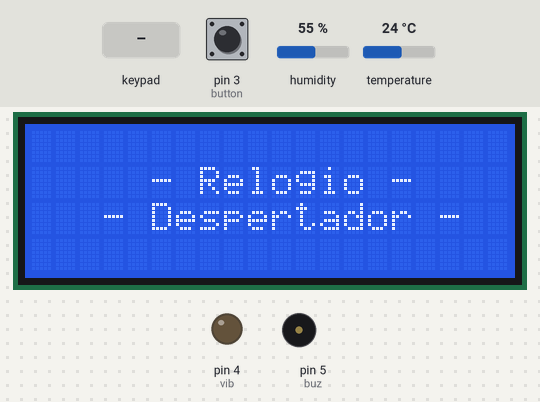
Recording of a sketch running on a simulated Arduino Uno, built with avr-gcc and run on an emulated ATmega328P. Parts: 20×4 character LCD, output pins drawn as LEDs (lit = HIGH), buzzer (waves = sounding, pin HIGH). Inputs (shaded band) come from the test bench; at power-on: pin 3 (button) LOW, humidity 55 %, temperature 24 °C. The local clock reads 2024-03-15 10:24:30 at power-on unless the sketch sets it.

Above: at 2.2 s.
At 15.0 s:
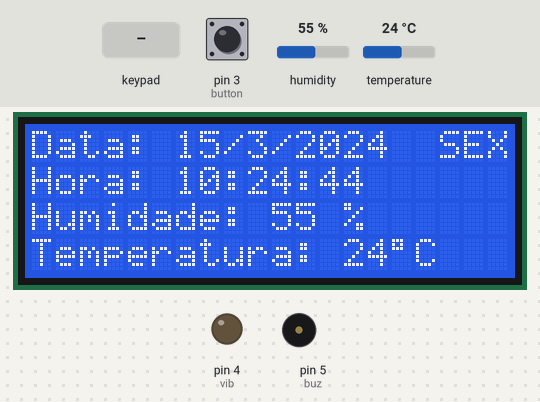
17.2 s: pin 3 (button) pulled HIGH for 0.15 s
At 18.5 s:
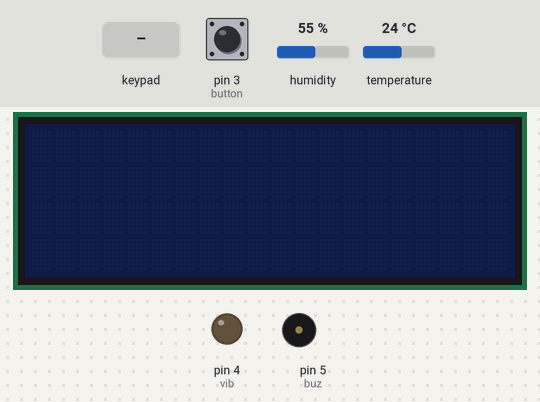
18.8 s: key '1' pressed
At 20.3 s:
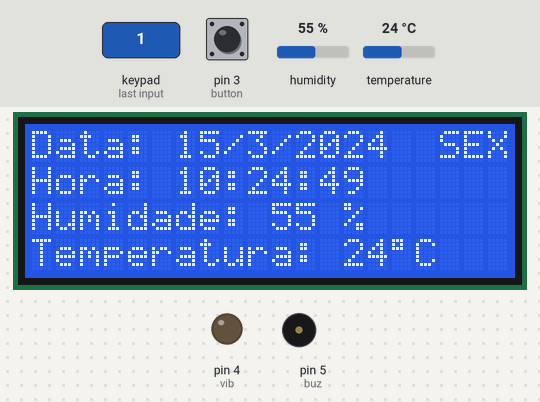
Timing chart, 0 to 21.8 s (numbered marks = the images above; inputs shaded):
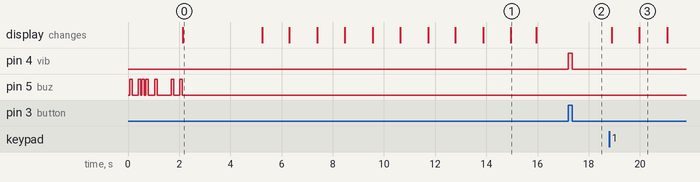

The sketch:

lcd.ino
```cpp
// Bibliotecas------------------------------------------------------------------
#include <Wire.h>              // Permite comunicação com I2C
#include <LiquidCrystal_I2C.h> // Controla o LCD
#include <RTClib.h>            // Controla o sensor de Tempo Real
#include <DHT.h>               // Controla sensor de temperatura e humidade
#include <Keypad.h>            // Controla o teclado
//------------------------------------------------------------------------------

// Pinos------------------------------------------------------------------------
#define DHTPIN 2
#define DHTTYPE DHT11
#define button 3
#define vib 4
#define buz 5
//------------------------------------------------------------------------------

// Setup de variáveis para o objeto teclado-------------------------------------
char mapaTeclas[4][3] = {{'1', '2', '3'}, {'4', '5', '6'}, {'7', '8', '9'}, {'*', '0', '#'}};
byte pino_linha[4] = {6, 7, 8, 9};
byte pino_coluna[3] = {10, 11, 12};
Keypad teclado = Keypad(makeKeymap(mapaTeclas), pino_linha, pino_coluna, 4, 3);
//------------------------------------------------------------------------------

// Setup de variáveis para data e botão-----------------------------------------
char daysOfTheWeek[7][12] = {"DOM", "SEG", "TER", "QUA", "QUI", "SEX", "SAB"};
int buttonState = 0;
//------------------------------------------------------------------------------

// Setup de variáveis para controle do despertador------------------------------
//bool inicio = false; // Variáveis de controle
//bool final = false;
//------------------------------------------------------------------------------

// Objetos----------------------------------------------------------------------
LiquidCrystal_I2C lcd(0x27, 20, 4);
RTC_DS1307 rtc;
DHT dht(DHTPIN, DHTTYPE);
//------------------------------------------------------------------------------

// Setup------------------------------------------------------------------------
void setup()
{
  // Inicialização do sistema --------------------------------------------------
  if (!rtc.begin())
  {
    Serial.println("Couldn't find RTC");
    Serial.flush();
    abort();
  }

  if (!rtc.isrunning())
  {
    Serial.println("RTC is NOT running, let's set the time!");
  }
  Serial.begin(9600);
  dht.begin();
  lcd.init();
  lcd.backlight();

  // Declaração de Pinos--------------------------------------------------------
  pinMode(vib, OUTPUT);
  pinMode(button, INPUT);
  pinMode(buz, OUTPUT);

  // Mensagem inicial ----------------------------------------------------------
  /*digitalWrite(buz, HIGH);
  delay(100);
  digitalWrite(buz, LOW);*/
  bip();

  lcd.setCursor(5, 1);
  lcd.print(F("- Relogio -"));
  lcd.setCursor(3, 2);
  lcd.print(F("- Despertador -"));
  delay(3000);
  lcd.clear();

  for (int i = 0; i < 10; i++)
  {
    relogio();
    delay(1000);
  }
}

// Loop-----------------------------------------------------------------------
void loop()
{
  hibernar();
  digito();
  botao();
}

// Funções----------------------------------------------------------------------
void relogio()
{
  // Config sensor de tempo
  DateTime now = rtc.now();
  //lcd.setBacklight(HIGH);

  // Config sensor de humidade e temperatura
  float h = dht.readHumidity();
  // Temperature em Celsius (default)
  float t = dht.readTemperature();

  if (isnan(h) || isnan(t))
  {
    Serial.println(F("Falha de leitura do sensor DHT!"));
    return;
  }
  float hic = dht.computeHeatIndex(t, h, false);

  // Impressão
  lcd.setCursor(0, 0);
  lcd.print("Data: ");
  lcd.print(now.day(), DEC);
  lcd.print('/');
  lcd.print(now.month(), DEC);
  lcd.print('/');
  lcd.print(now.year(), DEC);
  lcd.print(' ');
  lcd.setCursor(17, 0);
  lcd.print(daysOfTheWeek[now.dayOfTheWeek()]);
  lcd.setCursor(0, 1);
  lcd.print("Hora: ");
  lcd.print(now.hour(), DEC);
  lcd.print(':');
  lcd.print(now.minute(), DEC);
  lcd.print(':');
  lcd.print(now.second(), DEC);

  lcd.setCursor(0, 2);
  lcd.print(F("Humidade: "));
  lcd.setCursor(10, 2);
  lcd.print(round(h));
  lcd.setCursor(12, 2);
  lcd.print(F(" %"));

  lcd.setCursor(0, 3);
  lcd.print(F("Temperatura: "));
  lcd.setCursor(13, 3);
  lcd.print(round(t));
  lcd.setCursor(15, 3);
  lcd.write(223); // Caracter °
  lcd.print(F("C"));
  //lcd.write(32);  // Caracter espaço
}

void botao()
{
  buttonState = digitalRead(button);
  if (buttonState == HIGH)
  {
    digitalWrite(vib, HIGH);
  }
  else
    digitalWrite(vib, LOW);
}

void bip()
{
  digitalWrite(buz, HIGH);
  delay(100);
  digitalWrite(buz, LOW);
  delay(230);

  digitalWrite(buz, HIGH);
  delay(100);
  digitalWrite(buz, LOW);
  delay(50);

  digitalWrite(buz, HIGH);
  delay(100);
  digitalWrite(buz, LOW);
  delay(50);

  digitalWrite(buz, HIGH);
  delay(100);
  digitalWrite(buz, LOW);
  delay(250);

  digitalWrite(buz, HIGH);
  delay(100);
  digitalWrite(buz, LOW);
  delay(550);

  digitalWrite(buz, HIGH);
  delay(100);
  digitalWrite(buz, LOW);
  delay(220);

  digitalWrite(buz, HIGH);
  delay(100);
  digitalWrite(buz, LOW);
}

void hibernar()
{
  lcd.noDisplay();
  lcd.noBacklight();

  char tecla = teclado.getKey();

  if (tecla != NO_KEY)
  {
    for (int i = 0; i < 20; i++)
    {
      relogio();
      lcd.display();
      lcd.backlight();
      delay(1000);
      if (tecla != NO_KEY)
      {
        continue;
      }
    }
  }
  else
  {
    lcd.noBacklight();
    lcd.noDisplay();
  }
}

void digito()
{
  char tecla = teclado.getKey();
  if (tecla != NO_KEY)
  {
    Serial.print(tecla);
  }
}
```

Measured:
- after the input at 17.2 s, pin 4 (vib): LOW → HIGH at once, → LOW 0.15 s later
- after the input at 18.8 s, the display: first changes after 0.11 s (image 3 shows a later state)
- what the display in image 0 shows lasts 3.1 s, from 2.1 s to 5.2 s
- what the display in image 1 shows lasts 1.0 s, from 15.0 s to 16.0 s
- what the display in image 3 shows lasts 1.1 s, from 20.0 s to 21.1 s
